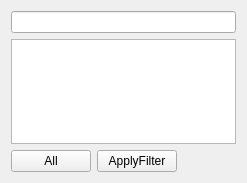
<?xml version="1.0" encoding="UTF-8"?>
<ui version="4.0">
 <class>FilterWidget</class>
 <widget class="QWidget" name="FilterWidget">
  <property name="geometry">
   <rect>
    <x>0</x>
    <y>0</y>
    <width>247</width>
    <height>183</height>
   </rect>
  </property>
  <property name="windowTitle">
   <string>Form</string>
  </property>
  <layout class="QGridLayout" name="gridLayout">
   <item row="0" column="0" colspan="3">
    <widget class="QLineEdit" name="lineEdit"/>
   </item>
   <item row="1" column="0" colspan="3">
    <widget class="QListView" name="listView"/>
   </item>
   <item row="2" column="0">
    <widget class="QPushButton" name="allButton">
     <property name="text">
      <string>All</string>
     </property>
     <property name="icon">
      <iconset resource="Resources.qrc">
       <normaloff>:/icons/images/files5.png</normaloff>:/icons/images/files5.png</iconset>
     </property>
    </widget>
   </item>
   <item row="2" column="1">
    <widget class="QPushButton" name="okButton">
     <property name="text">
      <string>ApplyFilter</string>
     </property>
     <property name="icon">
      <iconset resource="Resources.qrc">
       <normaloff>:/icons/images/ok.png</normaloff>:/icons/images/ok.png</iconset>
     </property>
    </widget>
   </item>
  </layout>
 </widget>
 <resources>
  <include location="Resources.qrc"/>
 </resources>
 <connections/>
</ui>
